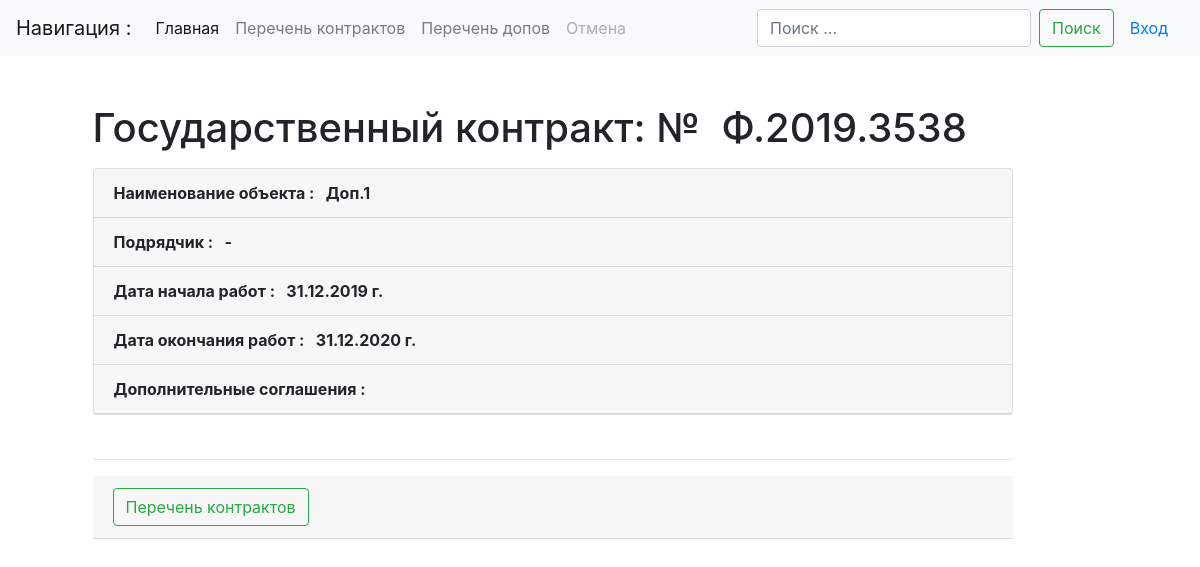
Before: /list/detail/4/ with the older database file.
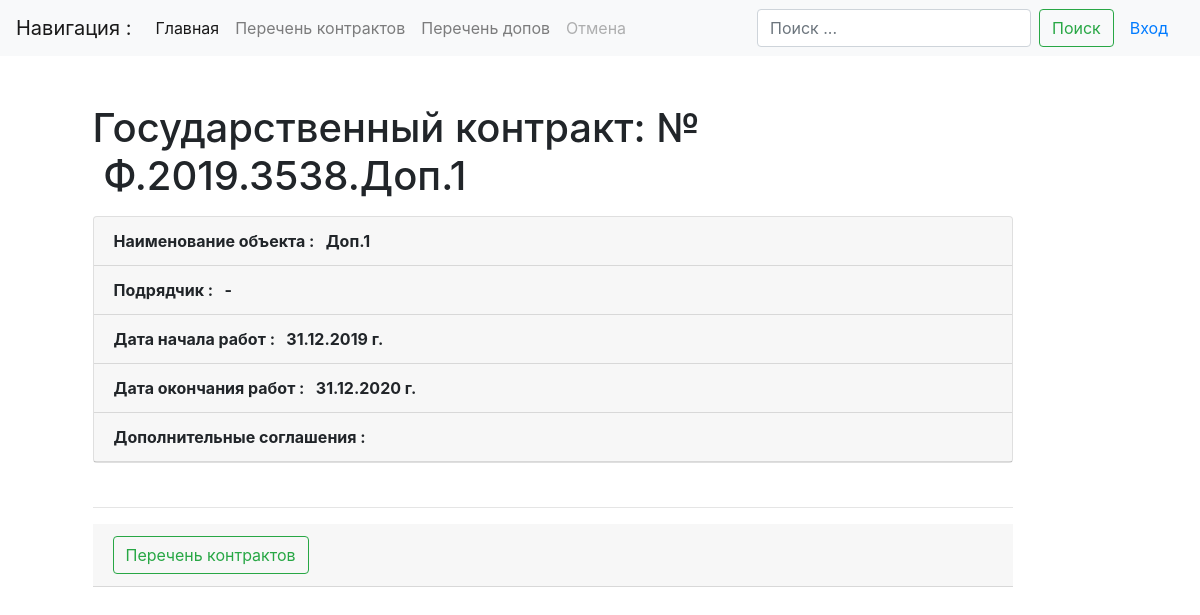
After: the same page with the newer database file.
### main/models.py (models this page shows, shortened)
class Reestr(models.Model):
    num_izv = models.CharField(max_length=20, db_index=True, verbose_name='Номер извещения', default='-')
    nc_contract = models.CharField(max_length=30, db_index=True, verbose_name='Номер карточки контракта',
                                   default='-')
    num_contract = models.CharField(max_length=20, db_index=True, verbose_name='Номер контракта', default='-')
    name_object = models.CharField(max_length=500, db_index=True, verbose_name='Наименование объекта закупки',
                                   default='-')
    type_doc = models.ForeignKey(TypeDoc, on_delete=models.DO_NOTHING, verbose_name='Документ', default='-')
    y_contract = models.CharField(max_length=4, verbose_name='Год ввода', default='1970')
    nmck = models.FloatField(max_length=50, verbose_name='НМЦ')
    c_contract = models.FloatField(max_length=50, verbose_name='Цена контракта')
    econom = models.FloatField(max_length=50, verbose_name='Экономия')
    proc_econom = models.FloatField(max_length=6, verbose_name='Процент экономии')
    ini_contract = models.ForeignKey(Initiator, on_delete=models.DO_NOTHING, verbose_name='Инициатор', default='-')
    uch_contract = models.CharField(max_length=200, db_index=True, verbose_name='Участник', default='-')
    in_contract = models.CharField(max_length=10, null=True, verbose_name='Дата подписания контракта')
    in_work = models.CharField(max_length=10, null=True, verbose_name='Дата начала работ')
    out_work = models.CharField(max_length=10, null=True, verbose_name='Дата окончания работ')
    stat_contract = models.ForeignKey(Status_Contract, on_delete=models.DO_NOTHING, verbose_name='Статус', default='-')
    work_contract = models.BooleanField('В работе')
    failures = models.BooleanField('Срыв сроков')
    executed = models.BooleanField('Исполнен')
    data_stamp = models.DateTimeField(auto_now_add=True)
    class Meta:
        verbose_name = "Госконтракт"
        verbose_name_plural = "Госконтракты"
        ordering = ('y_contract', 'num_contract',)  # сортировка

### main/views.py (the view)
# urls.py: path('list/detail/<int:pk>/', ContractDetail.as_view(), name='contract-detail'),
class ContractDetail(DetailView):
    model = Reestr
    def get_context_data(self, **kwargs):
        context = super().get_context_data(**kwargs)
        d_today = datetime.date.today()
        context['d_today'] = d_today
        context['summ_ost'] = 666
        objkey = self.kwargs.get('pk', None)
        c_num = Reestr.objects.filter(work_contract=True, type_doc=1, id=objkey)
        context['dops'] = Reestr.objects.filter(work_contract=True, type_doc=2, num_contract=c_num)
        return context

### templates/main/reestr_detail.html (shortened to what this page needs)
{% extends "base.html" %}
{% load crispy_forms_tags %}
{% block content %}
    <h1 class="mb-3">Государственный контракт: № &nbsp;{{ reestr.num_contract }}</h1>
        <div class="card mb-1">
            <p class="card-header"><strong>Наименование объекта : &nbsp; {{ reestr.name_object }}</strong></p>
            <p class="card-header"><strong>Подрядчик : &nbsp; {{ reestr.uch_contract }} </strong></p>
            <p class="card-header"><strong>Дата начала работ : &nbsp; {{ reestr.in_work }} г.</strong></p>
            <p class="card-header"><strong>Дата окончания работ : &nbsp; {{ reestr.out_work }} г.</strong></p>
            <p class="card-header"><strong>Дополнительные соглашения :</strong></p>
        </div><br><hr>
    <div class="card-header">
        <div class="row">
            <div class="col-md-4"><a href="{% url 'contract-list' %}" class="btn btn-outline-success my-2 my-sm-0" aria-disabled="true">Перечень контрактов</a></div>
        </div>
    </div>
{% endblock content %}

Changed rows visible on the page:
changed Reestr "Доп.1": num_contract "Ф.2019.3538" → "Ф.2019.3538.Доп.1"
